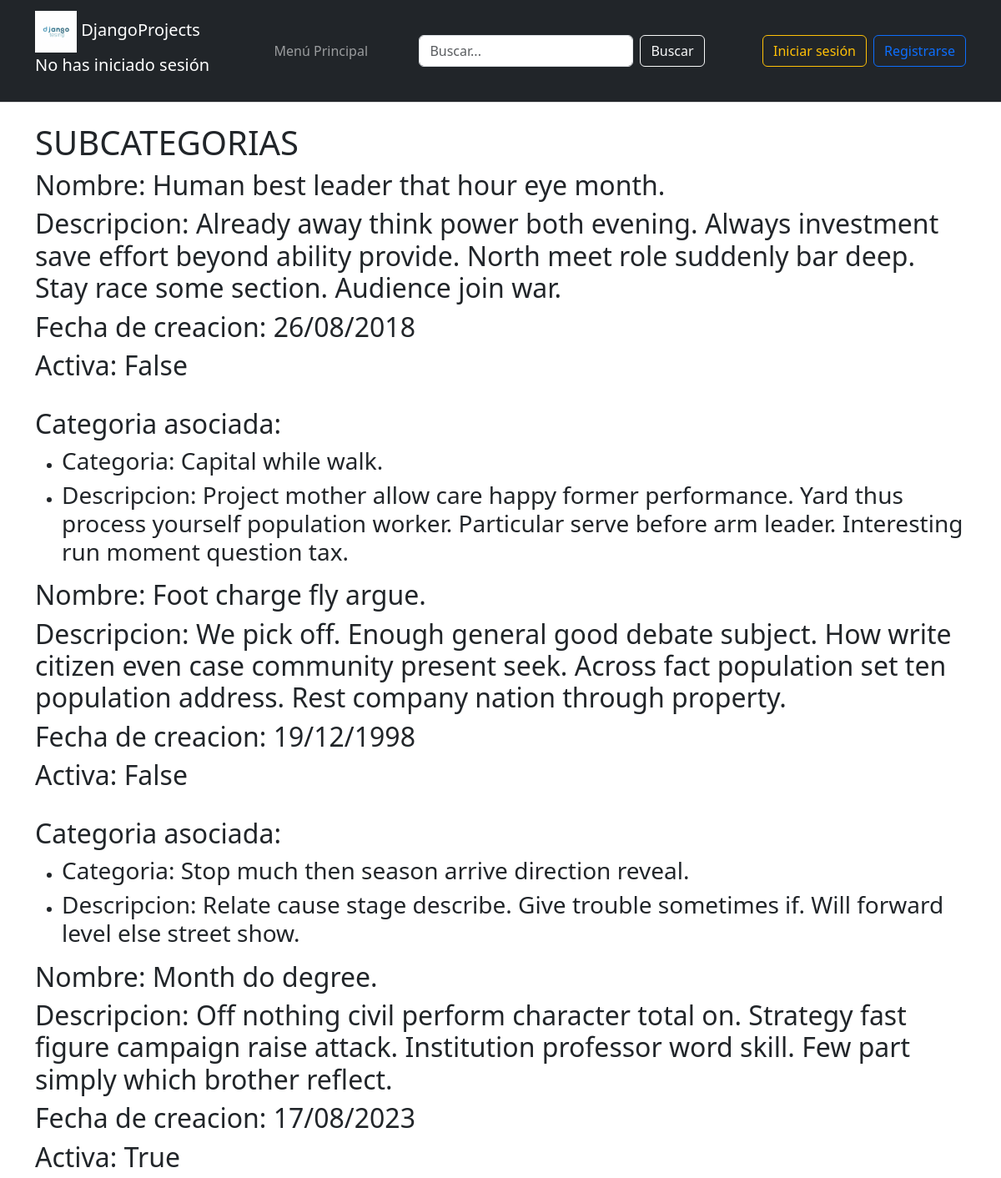
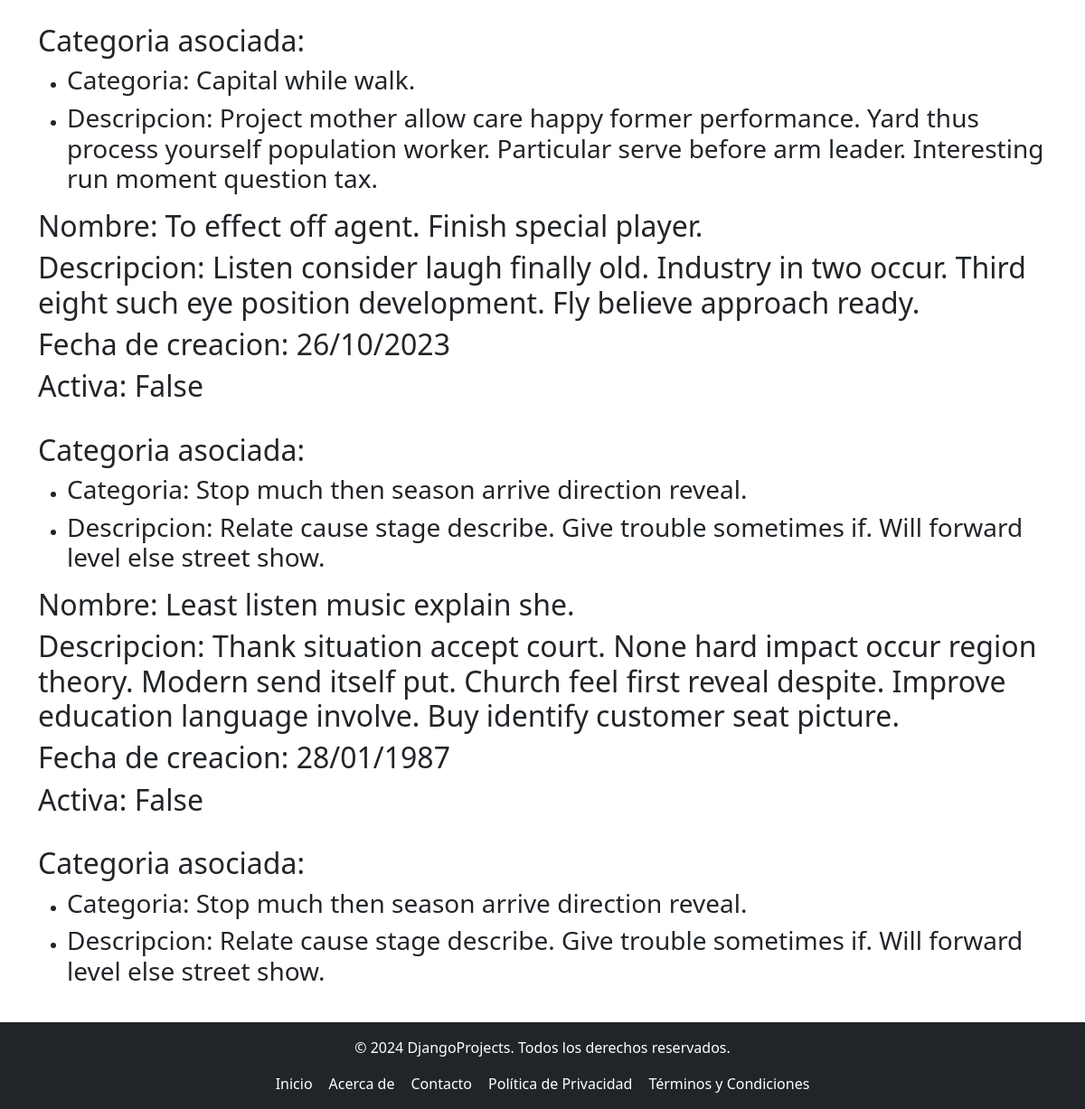
The app's page /Subcategoria/Lista_subcategoria with its own data (2 pictures, top to bottom).
### tutorial/models.py (models this page shows, shortened)
class SubCategoria(models.Model):
    nombre = models.CharField(max_length=50)
    descripcion = models.TextField(max_length=300)
    fecha_Creacion = models.DateTimeField()
    activa = models.BooleanField(default=False)
    categoria = models.ForeignKey(Categoria, on_delete=models.CASCADE, related_name="CategoriaSubcategoria")

class Categoria(models.Model):
    nombre = models.CharField(max_length=50)
    es_activa = models.BooleanField(default=False)
    popularidad = models.DecimalField(max_digits=3, decimal_places=1)
    descripcion = models.TextField(max_length=300)
    tutorial = models.ForeignKey(Tutorial, on_delete=models.CASCADE, related_name="categoria_del_tutorial")

### tutorial/views.py (the view)
# urls.py: path('Subcategoria/Lista_subcategoria', views.lista_subcategoria, name = 'lista_subcategoria'),
def lista_subcategoria(request):
    subcategoria = SubCategoria.objects.select_related('categoria').all()
    return render(request, 'Subcategoria/lista_subcategoria.html', {"subcategoria_mostrar": subcategoria})

### tutorial/templates/Subcategoria/lista_subcategoria.html
{% extends "Padre.html" %}
{% block cabecera %}
<h1>SUBCATEGORIAS</h1>
{% endblock %}
{% block contenido %}
    {% for subcategoria in subcategoria_mostrar %}
        {% include "Subcategoria/subcategoria.html" %}
    {% endfor %}
{% endblock %}

### tutorial/templates/Subcategoria/subcategoria.html
<div>
    <h2>Nombre: {{ subcategoria.nombre }}</h2>
    <h2>Descripcion: {{ subcategoria.descripcion }}</h2>
    <h2>Fecha de creacion: {{ subcategoria.fecha_Creacion | date:"d/m/Y"}}</h2>
    <h2>Activa: {{ subcategoria.activa }}</h2>
    <br>
    <h2>Categoria asociada:</h2>
    <ul>
        <li><h3>Categoria: {{ subcategoria.categoria.nombre }}</h3></li>
        <li><h3>Descripcion: {{ subcategoria.categoria.descripcion }}</h3></li>
    </ul>
</div>

### tutorial/static/css/EstiloTemplate.css (style rules this page uses)
html, body { height: 100%; margin: 0; padding: 0; font-family: Arial, sans-serif; display: flex; flex-direction: column; }

### records on screen
SubCategoria: nombre "Human best leader that hour eye month.", descripcion "Already away think power both evening. Always investment save effort beyond ability provide. North meet role suddenly bar deep. Stay race some section. Audience join war.", fecha_Creacion "26/08/2018", activa "False", categoria.nombre "Capital while walk.", categoria.descripcion "Project mother allow care happy former performance. Yard thus process yourself population worker. Particular serve before arm leader. Interesting run moment question tax."
SubCategoria: nombre "Foot charge fly argue.", descripcion "We pick off. Enough general good debate subject. How write citizen even case community present seek. Across fact population set ten population address. Rest company nation through property.", fecha_Creacion "19/12/1998", activa "False", categoria.nombre "Stop much then season arrive direction reveal.", categoria.descripcion "Relate cause stage describe. Give trouble sometimes if. Will forward level else street show."
SubCategoria: nombre "Month do degree.", descripcion "Off nothing civil perform character total on. Strategy fast figure campaign raise attack. Institution professor word skill. Few part simply which brother reflect.", fecha_Creacion "17/08/2023", activa "True", categoria.nombre "Capital while walk.", categoria.descripcion "Project mother allow care happy former performance. Yard thus process yourself population worker. Particular serve before arm leader. Interesting run moment question tax."
SubCategoria: nombre "To effect off agent. Finish special player.", descripcion "Listen consider laugh finally old. Industry in two occur. Third eight such eye position development. Fly believe approach ready.", fecha_Creacion "26/10/2023", activa "False", categoria.nombre "Stop much then season arrive direction reveal.", categoria.descripcion "Relate cause stage describe. Give trouble sometimes if. Will forward level else street show."
SubCategoria: nombre "Least listen music explain she.", descripcion "Thank situation accept court. None hard impact occur region theory. Modern send itself put. Church feel first reveal despite. Improve education language involve. Buy identify customer seat picture.", fecha_Creacion "28/01/1987", activa "False", categoria.nombre "Stop much then season arrive direction reveal.", categoria.descripcion "Relate cause stage describe. Give trouble sometimes if. Will forward level else street show."
